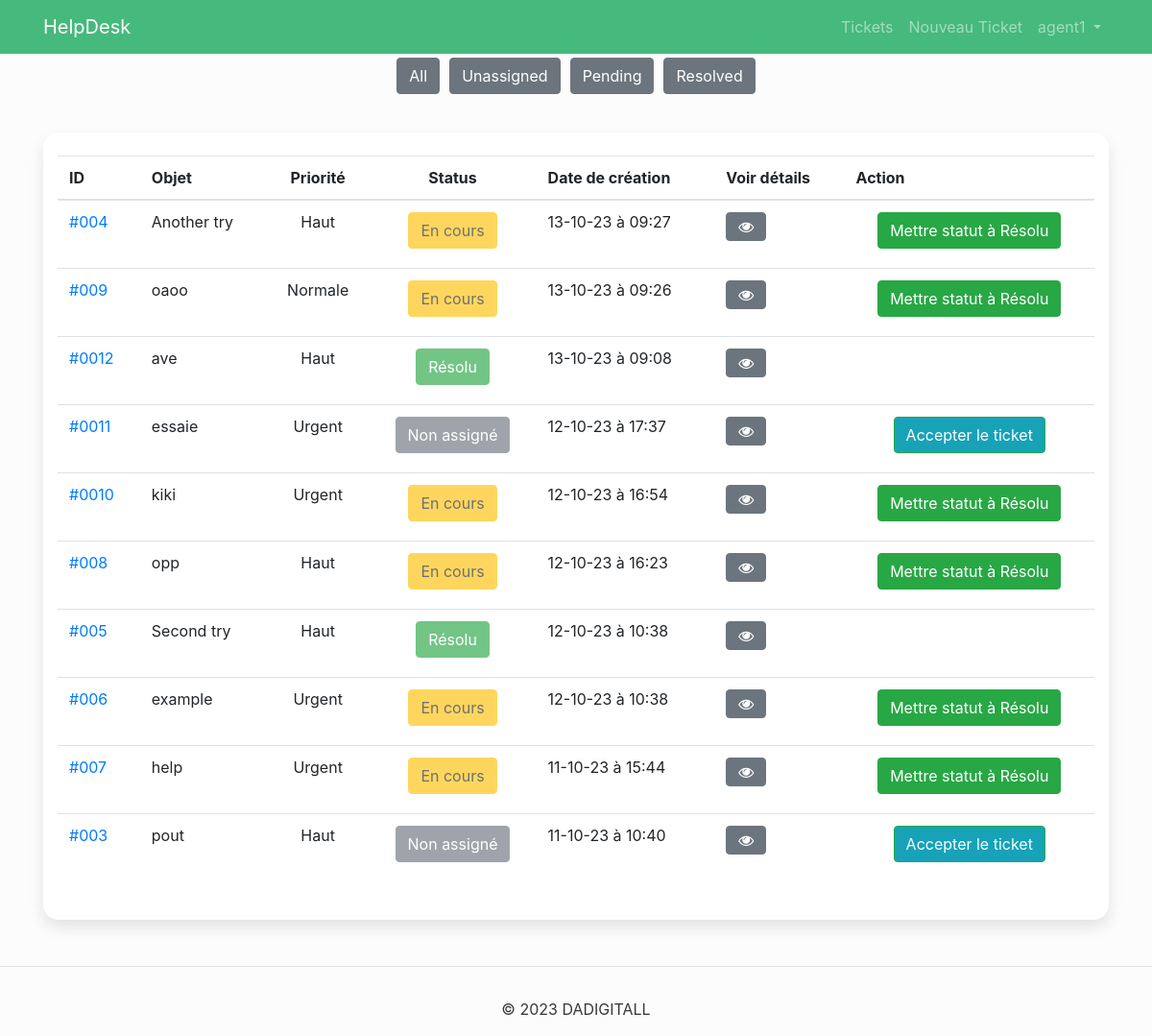
The app's page /support/tickets/ (signed in), older data.
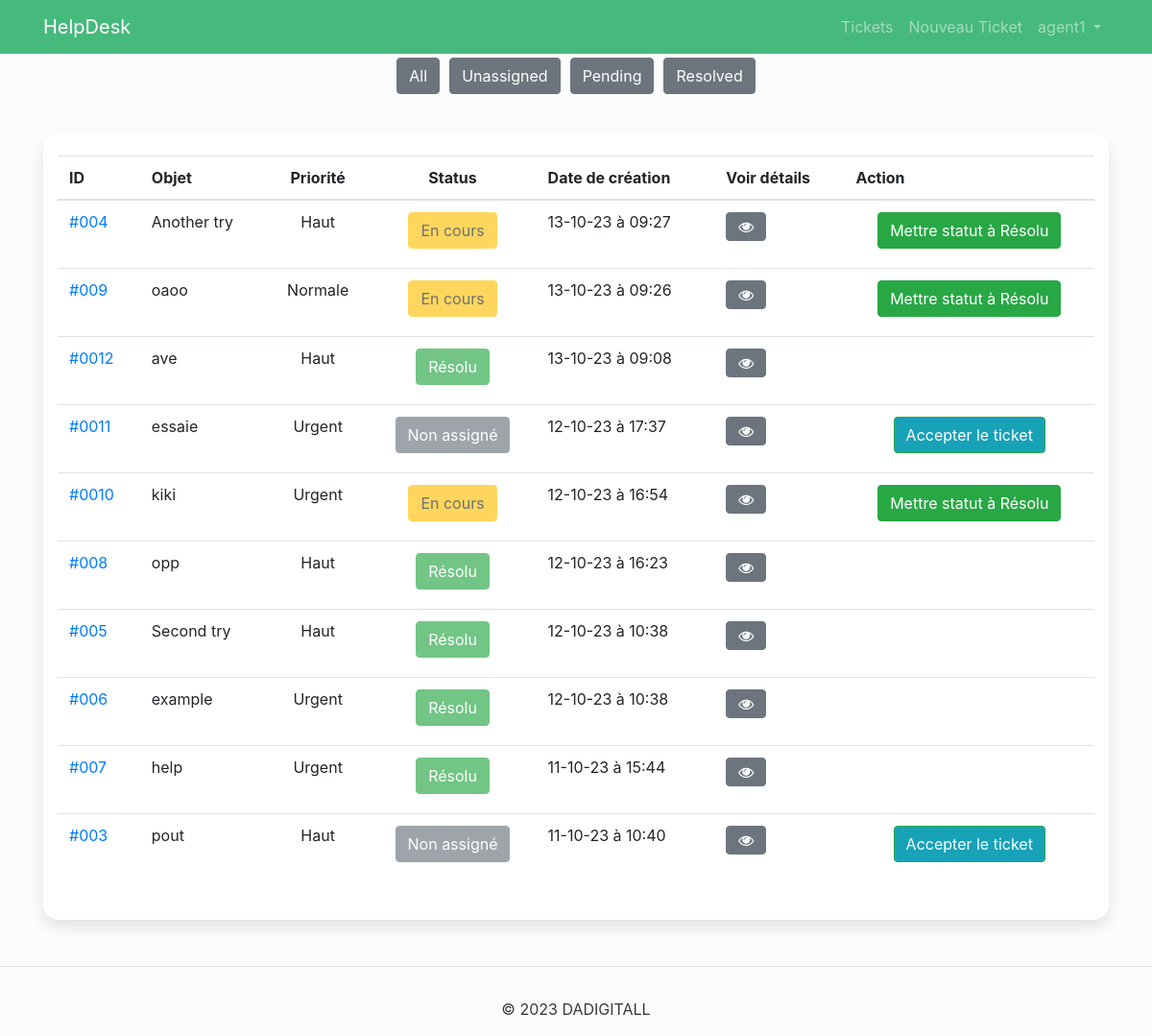
The same page, newer data.
### tickets/models.py (models this page shows, shortened)
class Ticket(models.Model):
    UNASSIGNED_STATUS = 1
    PENDING_STATUS = 2
    RESOLVED_STATUS = 3
    STATUS_CHOICES = (
        (RESOLVED_STATUS, _('Resolved')),
        (UNASSIGNED_STATUS, _('Unassigned')),
        (PENDING_STATUS, _('Pending')),
    )
    Critical = 1
    High = 2
    Normal = 3
    Low = 4
    PRIORITY_CHOICES = (
        (Critical, _('Critical')),
        (High, _('High')),
        (Normal, _('Normal')),
        (Low, _('Low')),
    )
    MASTERDIGIT=1
    KEYLASHOP=2
    GARAGEDIGIT=3
    GFS=4
    PRODUCT_CHOICE = (
        (MASTERDIGIT, _('MASTERDIGIT')),
        (KEYLASHOP, _('KEYLASHOP')),
        (GARAGEDIGIT, _('GARAGEDIGIT')),
        (GFS, _('GFS'))
    )
    subject = models.CharField(null=False, max_length=100, verbose_name='Subject')
    description = models.TextField(max_length=250, verbose_name='Description')
    product = models.IntegerField(choices=PRODUCT_CHOICE, null=True, blank=False, verbose_name='Produit')
    created_on = models.DateTimeField(auto_now_add=True, verbose_name='Created On')
    status = models.IntegerField(choices=STATUS_CHOICES, default=UNASSIGNED_STATUS, verbose_name='Status')
    priority = models.IntegerField(choices=PRIORITY_CHOICES, null=False, blank=False, verbose_name='Priority')
    created_by = models.EmailField(null=False, verbose_name='Created By')
    accepted_by = models.EmailField(null=True, verbose_name='Accepted By')
    class Meta:
        ordering = ('created_on',)

### tickets/views.py (the view, shortened to what this page needs)
# urls.py: path('', views.list_tickets, name='list_tickets'),
@login_required(login_url='/user/login/')
def list_tickets(request):
    tickets = Ticket.objects.order_by('-created_on')
    status = request.GET.get('status')
    staff_users = User.objects.filter(is_staff=True)
    if request.user.is_staff:
        if request.user.is_superuser:
            if status == 'unassigned':
                tickets = tickets.filter(status=1)
            elif status == 'pending':
                tickets = tickets.filter(status=2)
            elif status == 'resolved':
                tickets = tickets.filter(status=3)
            return render(request, 'tickets/list_tickets_admin.html', {'tickets' : tickets, 'staff_users':staff_users})
        else:
            if status == 'unassigned':
                tickets = tickets.filter(status=1)
            elif status == 'pending':
                tickets = tickets.filter(status=2, accepted_by=request.user.email)
            elif status == 'resolved':
                tickets = tickets.filter(status=3, accepted_by=request.user.email)
            else:
                tickets = tickets.filter(Q(accepted_by__isnull=True) | Q(accepted_by=request.user.email))
            return render(request, 'tickets/list_tickets_agent.html', {'tickets' : tickets})

### tickets/templates/tickets/list_tickets_agent.html (shortened to what the changed rows need)
{% extends 'base.html' %}
{% block 'content' %}
  <div class="container my-5">
      <div class="card card-signin flex-row justify-content-between align-items-center py-4" style="margin-top: 40px;">
        <div class="col">
            <div class="dash-table ">
                <div class="table-responsive table-responsive-xl">
                    <table class="table">
                        <thead>
                            <tr>
                                <th>ID</th>
                                <th class="text-start">Objet</th>
                                <th class="text-center">Priorité</th>
                                <th class="text-center">Status</th>
                                <th>Date de création</th>
                                <th class="text-end">Voir détails</th>
                                <th class="text-end">Action</th>
                            </tr>
                        </thead>
                        <tbody class="align-middle">
                            {% for ticket in tickets %}
                                <tr>
                                    <td>
                                        <a href="{% url 'ticket_details' ticket.id %}">#00{{ticket.id}}</a>
                                    </td>
                                    <td class="text-start">
                                            {{ticket.subject}}
                                    </td>
                                    <td class="text-center">
                                        {% if ticket.priority == 1 %}
                                            Urgent
                                        {% endif %}
                                        {% if ticket.priority == 2 %}
                                            Haut
                                        {% endif %}
                                    </td>
                                    <td class="text-center">
                                        {% if ticket.status == 2 %}
                                                <h6 class="btn btn-warning disabled">En cours</h6>
                                        {% endif %}
                                        {% if ticket.status == 3 %}
                                                <h6 class="btn btn-success disabled">Résolu</h6>
                                        {% endif %}
                                    </td>
                                    <td>{{ticket.created_on|date:"d-m-y à H:i"}}</td>
                                    <td class="text-end">
                                        <a href="{% url 'ticket_details' ticket.id %}" class="btn btn-secondary"><i class="fa fa-eye"></i></a>
                                    </td>
                                    <td class="text-center">
                                        {% if ticket.accepted_by == request.user.email %}
                                            {% if ticket.status == 2 %}
                                                    <a href="{% url 'ticket_resolved' ticket.id %}"  class="btn btn-success">Mettre statut à Résolu</a>
                                            {% endif %}
                                        {% endif %}
                                    </td>
                                </tr>
                            {% endfor %}
                        </tbody>
                    </table>
                </div>
            </div>
          </div>
      </div>
  </div>
{% endblock 'content' %}

Row changes from the older to the newer data that the page shows:
changed Ticket "opp": status "En cours Mettre statut à Résolu" → "Résolu"
changed Ticket "example": status "En cours Mettre statut à Résolu" → "Résolu"
changed Ticket "help": status "En cours Mettre statut à Résolu" → "Résolu"
